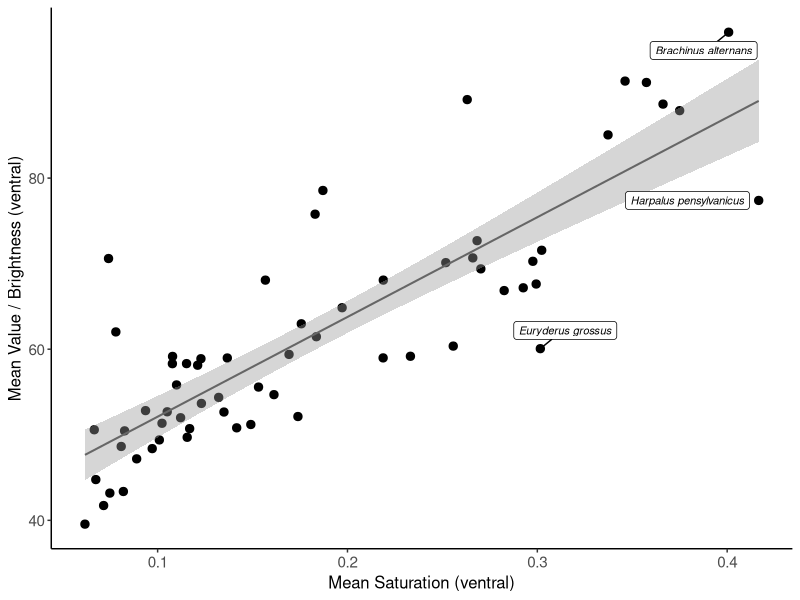
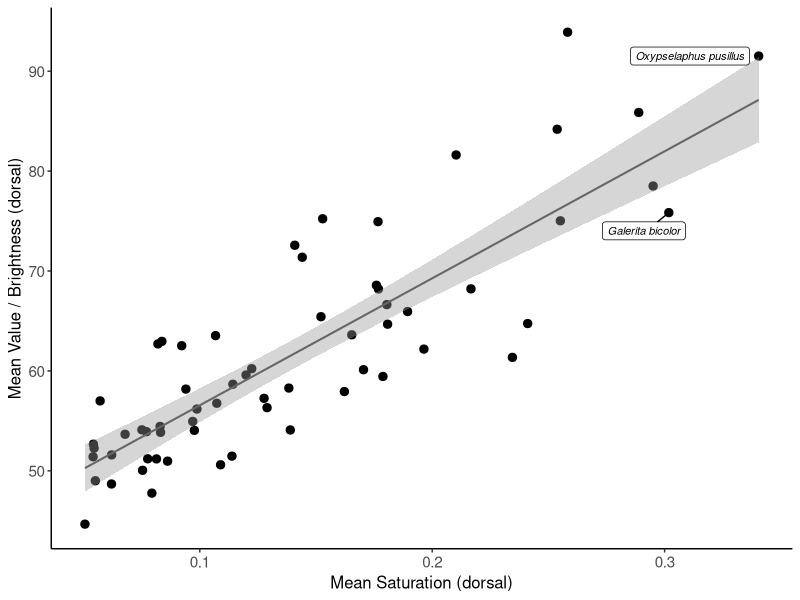
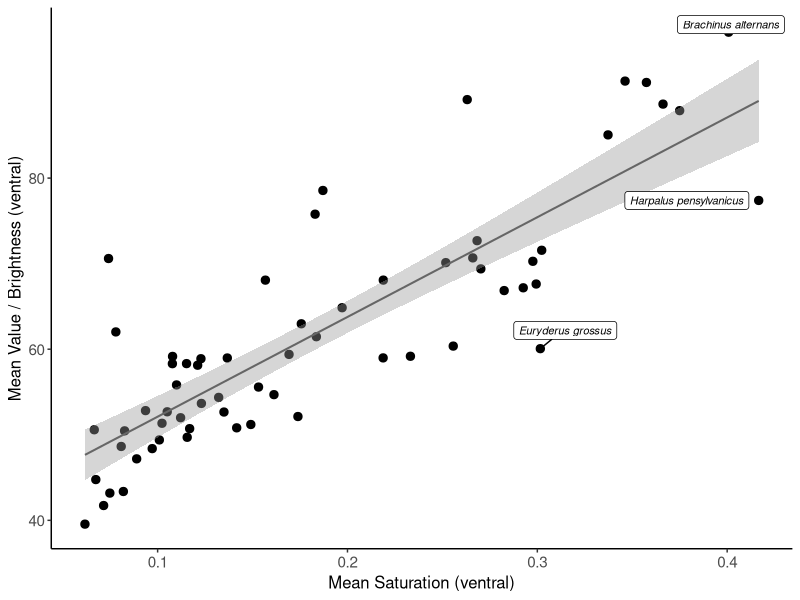

R code for these plots, in order:
library(tidyverse)

# --- RGB to HSV conversion ---
# Input: R, G, B on 0-255 scale
# Output: H (0-360 degrees), S (0-1), V (0-1)
rgb_to_hsv_components <- function(R, G, B) {
  r <- R / 255
  g <- G / 255
  b <- B / 255
  
  M     <- pmax(r, g, b)
  m     <- pmin(r, g, b)
  delta <- M - m
  
  # Value
  V <- M
  
  # Saturation
  S <- ifelse(M > 0, delta / M, 0)
  
  # Hue
  H <- case_when(
    delta == 0 ~ 0,
    M == r     ~ (60 * ((g - b) / delta)) %% 360,
    M == g     ~ 60 * ((b - r) / delta) + 120,
    M == b     ~ 60 * ((r - g) / delta) + 240,
    TRUE       ~ 0
  )
  
  tibble(H = H, S = S, V = V)
}

# --- Compute HSV for dorsal and ventral surfaces ---
melanism <- read.csv("data/melanism.csv")  
# (use your raw melanism df that has separate channel columns)

melanism_hsv <- melanism %>%
  mutate(
    # Dorsal HSV
    dorsal_hsv  = pmap(
      list(mean_Red_Dorsal, mean_Green_Dorsal, mean_Blue_Dorsal),
      ~ rgb_to_hsv_components(..1, ..2, ..3)
    ),
    HSV_H_dorsal = map_dbl(dorsal_hsv, "H"),
    HSV_S_dorsal = map_dbl(dorsal_hsv, "S"),
    HSV_V_dorsal = map_dbl(dorsal_hsv, "V") * 255,  # rescale to 0-255 for comparability
    
    # Ventral HSV
    ventral_hsv  = pmap(
      list(mean_Red_Ventral, mean_Green_Ventral, mean_Blue_Ventral),
      ~ rgb_to_hsv_components(..1, ..2, ..3)
    ),
    HSV_H_ventral = map_dbl(ventral_hsv, "H"),
    HSV_S_ventral = map_dbl(ventral_hsv, "S"),
    HSV_V_ventral = map_dbl(ventral_hsv, "V") * 255
  ) %>%
  select(-dorsal_hsv, -ventral_hsv)

melanism_hsv <- select(melanism_hsv, ave_melanism_dorsal, ave_melanism_ventral, 
                       siteName, IL_Site, Tribe, Genus, SpeciesName,
                       HSV_H_dorsal, HSV_S_dorsal, HSV_V_dorsal,
                       HSV_H_ventral, HSV_S_ventral, HSV_V_ventral)

write.csv(x = melanism_hsv, 'data/melanism_HSV.csv')


## plot
library(ggrepel)

species_hsv <- melanism_hsv %>% 
  group_by(SpeciesName) %>% 
  summarise(mean_S_dorsal = mean(HSV_S_dorsal),
            mean_S_ventral = mean(HSV_S_ventral),
            mean_V_dorsal = mean(HSV_V_dorsal),
            mean_V_ventral = mean(HSV_V_ventral),
            mean_H_dorsal = mean(HSV_H_dorsal),
            mean_H_ventral = mean(HSV_H_ventral))

p_S_V <- ggplot(species_hsv, aes(x = mean_S_dorsal, y = mean_V_dorsal)) +
  geom_point(size = 2.5) +
  geom_smooth(method = "lm", se = TRUE, color = "grey40", 
              linewidth = 0.7) +
  ggrepel::geom_label_repel(
    data = filter(species_hsv, mean_S_dorsal > 0.3),
    aes(label = SpeciesName),
    size = 2.8, fontface = "italic",
    box.padding = 0.4, max.overlaps = 20) +
  labs(x = "Mean Saturation (dorsal)", 
       y = "Mean Value / Brightness (dorsal)") +
  theme_classic() +
  theme(axis.text       = element_text(size = 11),
        axis.title      = element_text(size = 12),
        plot.title      = element_text(hjust = 0.5, size = 13),
        plot.subtitle   = element_text(hjust = 0.5, size = 10,
                                       color = "grey40"),
        legend.position = c(0.15, 0.90))

ggsave("figureOutputs/dorsal_S_vs_V_labelled.png",
       p_S_V, dpi = 450, width = 9, height = 7)

###

cor(species_hsv$mean_V_dorsal, species_hsv$mean_S_dorsal)

p_S_V_ventral <- ggplot(species_hsv, aes(x = mean_S_ventral, y = mean_V_ventral)) +
  geom_point(size = 2.5) +
  geom_smooth(method = "lm", se = TRUE, color = "grey40", 
              linewidth = 0.7) +
  ggrepel::geom_label_repel(
    data = filter(species_hsv, mean_S_ventral > 0.38),
    aes(label = SpeciesName),
    size = 2.8, fontface = "italic",
    box.padding = 0.4, max.overlaps = 20) +
  ggrepel::geom_label_repel(
    data = filter(species_hsv, mean_S_ventral > 0.3 & mean_V_ventral<70),
    aes(label = SpeciesName),
    size = 2.8, fontface = "italic",
    box.padding = 0.4, max.overlaps = 20) +
  labs(x = "Mean Saturation (ventral)", 
       y = "Mean Value / Brightness (ventral)") +
  theme_classic() +
  theme(axis.text       = element_text(size = 11),
        axis.title      = element_text(size = 12),
        plot.title      = element_text(hjust = 0.5, size = 13),
        plot.subtitle   = element_text(hjust = 0.5, size = 10,
                                       color = "grey40"),
        legend.position = c(0.15, 0.90))

p_S_V_ventral

ggsave("figureOutputs/ventral_S_vs_V_labelled.png",
       p_S_V_ventral, dpi = 450, width = 9, height = 7)
